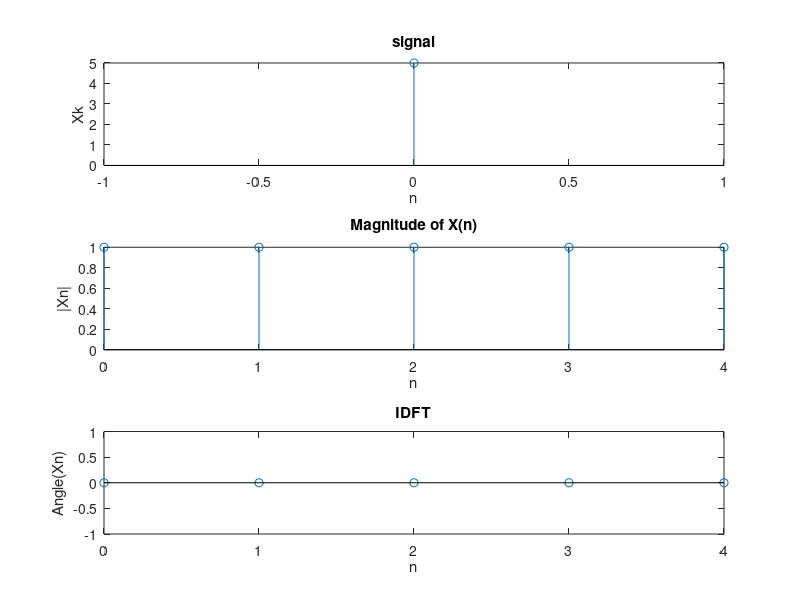

The MATLAB source for this figure:
clc; 
close; 
clearvars; 
xk=input('enter the sequence');
N=input('enter the sample rate');
L=length(xk);
l=0:L-1;
Xk=exp(i*l*pi).*xk;
subplot(3,1,1);
stem(l,Xk);
title('signal');
xlabel('n');
ylabel('Xk')
if N>L
    Xk=[Xk zeros(1,N-L)];
end
for n=0:N-1 
    for k=0:N-1
        Wk=exp(i*2*pi*n*(k/N));
        TFM(n+1,k+1)=Wk;
    end
end
Xn=1/N*(Xk*TFM);
n=0:N-1;
subplot(3,1,2);
stem(n,abs(Xn)) ;
title('Magnitude of X(n)');
xlabel('n');
ylabel('|Xn|');
subplot(3,1,3)  ;
stem(n,angle(Xn));
title('Angle of X(n)'); 
xlabel('n'); 
ylabel('Angle(Xn)');
title('IDFT')
